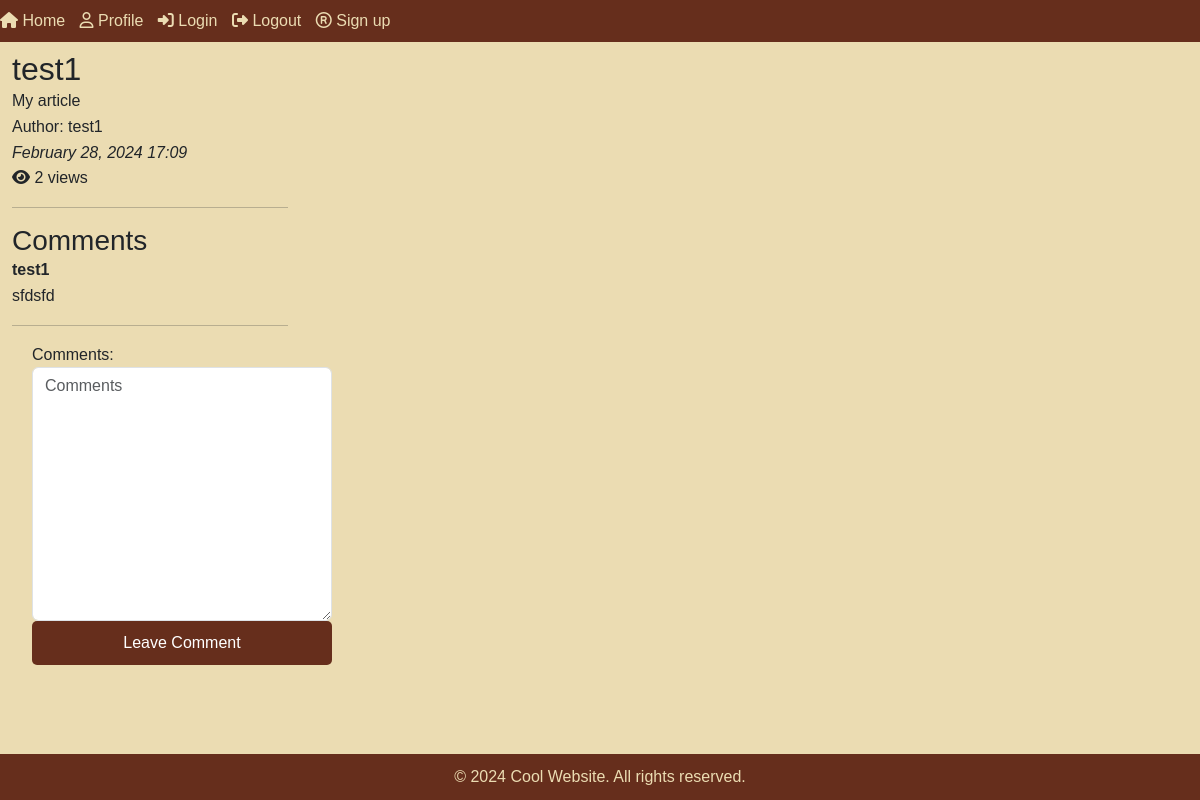
The app's page /articles/18/ with its own data.
### articles/models.py (models this page shows, shortened)
class Article(models.Model):
    article_title = models.CharField('Name of the text', max_length=255)
    article_text = models.TextField('Text')
    pub_date = models.DateTimeField('Date of the publication', auto_now_add=True)
    author = models.ForeignKey(User, on_delete=models.CASCADE, default=1)
    category = models.ForeignKey(Category, on_delete=models.CASCADE, blank=True, null=True)
    def was_published_recently(self):
        return self.pub_date >= (timezone.now() - datetime.timedelta(days=7))

class Comment(models.Model):
    article = models.ForeignKey(Article, on_delete=models.CASCADE)
    author_name = models.CharField('Author', max_length=50)
    comment_text = models.CharField('Comment', max_length=200)

### articles/views.py (the view)
# urls.py: path('<int:article_id>/', views.detail, name = 'detail'),
def detail(request, article_id):
    article = get_object_or_404(Article, id=article_id)
    if request.user.is_authenticated:
        article_view, created = ArticleView.objects.get_or_create(user=request.user, article=article)
        if created:
            article_view.views_count += 1
            article_view.save()
    latest_comments_list = Comment.objects.filter(article=article).order_by('-id')[:10]
    views_count = ArticleView.objects.filter(article=article).aggregate(total_views=Sum('views_count'))['total_views']
    return render(request, 'articles/detail.html', {'article': article, 'latest_comments_list': latest_comments_list, 'views_count': views_count})

### templates/articles/detail.html (shortened to what this page needs)
{% extends 'base.html' %}
{% block content %}
<div class="container-xxl">
    <div class="row">
        <div class="col-lg-3">
            <article>
                <h2>{{ article.article_title }}</h2>
                <p>{{ article.article_text }}</p>
                <p>Author: {{ article.author.username }}</p>
                <em>{{ article.pub_date|date:"F j, Y H:i" }}</em>
                <p><i class="fas fa-eye"></i> {{ views_count }} views</p>
            </article>
            <hr>
            {% if latest_comments_list %}
                <h3>Comments</h3>
                {% for comment in latest_comments_list %}
                    <div class="comment">
                        <p>
                            <strong>{{ comment.author_name }}</strong>
                        </p>
                        <p>{{ comment.comment_text }}</p>
                    </div>
                {% endfor %}
            {% else %}
                <p>No comments found.</p>
            {% endif %}
            <hr>
            <form class="comment-form" action="{% url 'articles:leave_comment' article.id %}" method="POST">
                <div class="form-group">
                    <label for="text">Comments:</label>
                    <textarea class="form-control" id="text" name="text" required placeholder="Comments" rows="10"></textarea>
                </div>
                <button type="submit" class="btn btn-primary">Leave Comment</button>
            </form>
        </div>
        <div class="col-lg">
        </div>
    </div>
</div>
{% endblock %}

### static/css/styles.css (style rules this page uses)
body, h1, h2, h3, p, ul, li { margin: 0; padding: 0; }
body { font-family: 'Arial', sans-serif; line-height: 1.6; margin: 0; padding: 0; display: flex; flex-direction: column; min-height: 100vh; background-color: #ebdcb2; }
form { width: 300px; margin: 0 auto; }
button[type="submit"] { width: 100%; padding: 10px; background-color: #662e1c; color: white; border: none; border-radius: 5px; cursor: pointer; transition: background-color 0.3s ease; }
.comment-form { max-width: 300px; margin-left: 20px; float: left; }

### records on screen
Article: article_title "test1", article_text "My article", author.username "test1", pub_date "February 28, 2024 17:09"
Comment: author_name "test1", comment_text "sfdsfd"

### other values on screen
{{ views_count }} "2"
